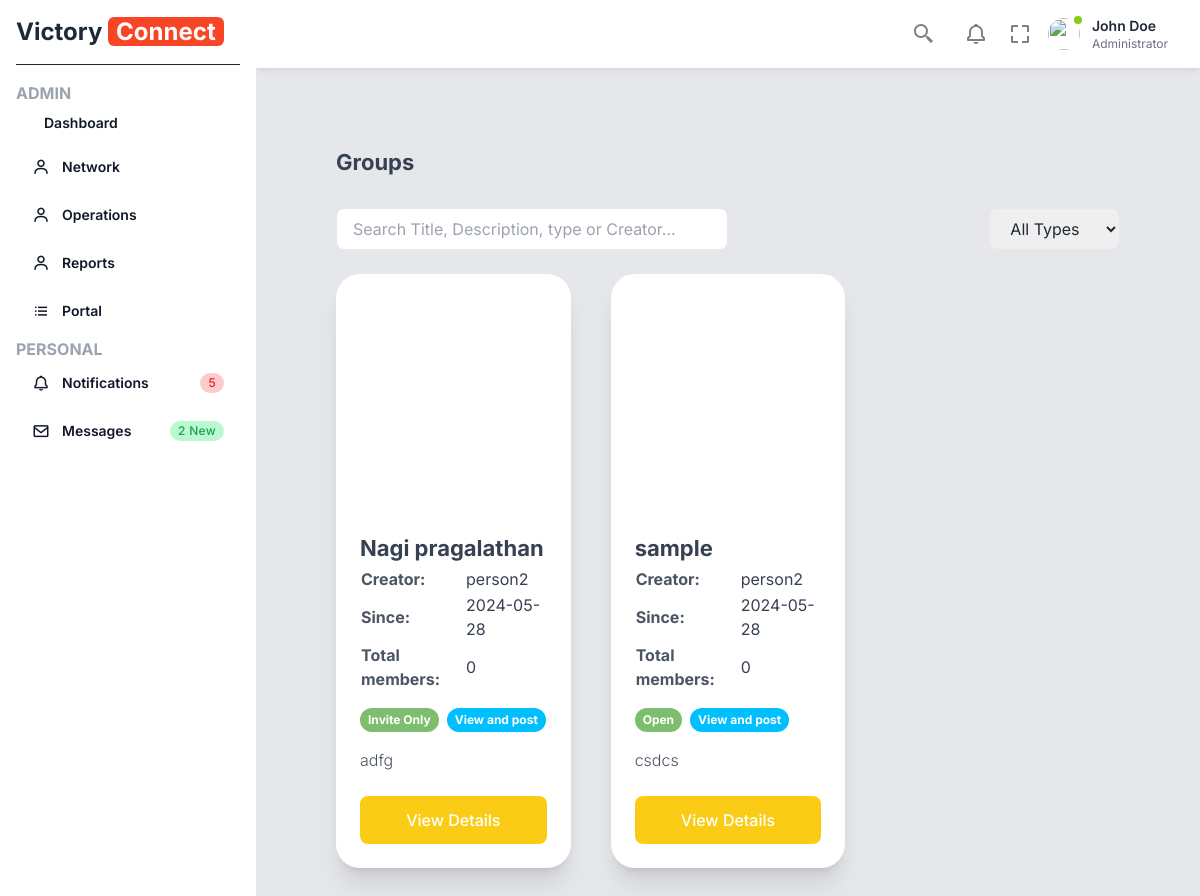
/groups/ (signed in), run on an earlier commit of the app's database.
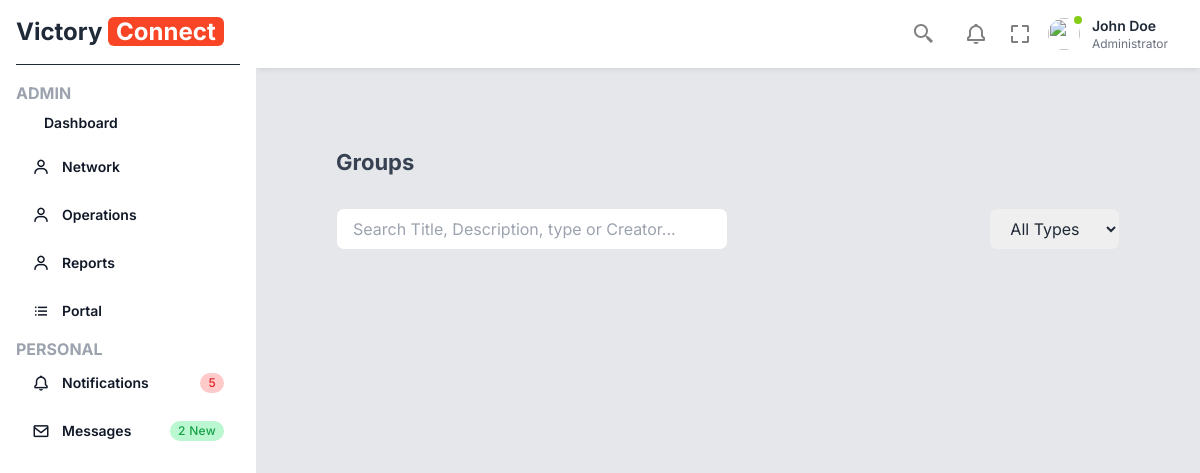
And on a later commit of the database.
### base/models.py (models this page shows, shortened)
class Group(models.Model):
    OPEN = 'Open'
    INVITE_ONLY = 'Invite Only'
    VIEW_AND_POST = 'View and post'
    GROUP_TYPES = [
        (OPEN, 'Open'),
        (INVITE_ONLY, 'Invite Only'),
    ]
    ACCESS_TYPES = [
        (VIEW_AND_POST, 'View and post'),
    ]
    id = models.UUIDField(primary_key=True, default=uuid.uuid4, editable=False)
    creator = models.ForeignKey(User, on_delete=models.CASCADE)
    name = models.CharField(max_length=255)
    group_type = models.CharField(max_length=20, choices=GROUP_TYPES)
    access_type = models.CharField(max_length=20, choices=ACCESS_TYPES)
    language = models.CharField(max_length=100)  # This can be changed to a choice field if you have a predefined list of languages
    logo = models.ImageField(upload_to='group_logos/', blank=True, null=True)
    description = models.TextField(blank=True, null=True)
    group_counts = models.PositiveIntegerField(default=0)
    lastupdateddate = models.DateTimeField(default=timezone.now)
    class Meta:
        verbose_name = 'Group'
        verbose_name_plural = 'Groups'

### base/views/GroupCURD.py (the view)
# urls.py: path('groups/', list_groups, name='list_groups'),
@login_required
def list_groups(request):
    groups = Group.objects.all()
    return render(request, 'Group/listGroup.html', {'groups': groups})

### templates/Group/listGroup.html (shortened to what this page needs)
{% extends "base.html" %}
{% load static %}
{% block content %}
<div class="container mx-auto p-10 md:p-20 antialiased">
    <p class="font-bold text-gray-700 text-[22px] leading-7 mb-8">Groups</p>
    <div class="flex flex-wrap mb-6">
        <div class="w-full md:w-1/2 mb-4 md:mb-0">
            <input type="text" id="searchInput" placeholder="Search Title, Description, type or Creator..." class="w-[100%] px-4 py-2 border rounded-lg focus:outline-none focus:ring-2 focus:ring-teal-300">
        </div>
        <div class="w-full md:w-1/2 flex justify-end">
            <select id="filterSelect" class="w-full md:w-1/3 px-4 py-2 border rounded-lg focus:outline-none focus:ring-2 focus:ring-teal-300">
                <option value="all">All Types</option>
            </select>
        </div>
    </div>
    <div class="grid grid-cols-1 md:grid-cols-2 lg:grid-cols-3 gap-10" id="groupContainer">
        {% for group in groups %}
        <div class="flex flex-col justify-center group-card" data-name="{{ group.name }}" data-type="{{ group.group_type }}" data-creator="{{ group.creator.username }}" data-description="{{ group.description }}">
            <div class="w-full max-w-md mx-auto bg-white rounded-3xl shadow-xl overflow-hidden">
                <div class="max-w-md mx-auto">
                    <div class="h-[236px]" style="background-image:url({{ group.logo.url }}); background-size:cover; background-position:center"></div>
                    <div class="p-4 sm:p-6">
                        <p class="font-bold text-gray-700 text-[22px] leading-7 mb-1">{{ group.name }}</p>
                        <table class="w-full mb-4">
                            <tr>
                                <td class="font-bold text-gray-600">Creator:</td>
                                <td class="text-gray-700">{{ group.creator.username }}</td>
                            </tr>
                            <tr>
                                <td class="font-bold text-gray-600">Since:</td>
                                <td class="text-gray-700">{{ group.lastupdateddate|date:"Y-m-d" }}</td>
                            </tr>
                            <tr>
                                <td class="font-bold text-gray-600">Total members:</td>
                                <td class="text-gray-700">{{ group.group_counts }}</td>
                            </tr>
                        </table>
                        <div class="flex flex-row items-center gap-2 mb-4">
                            <span class="text-white text-xs font-bold py-1 px-2 rounded-full" style="background-color: #7dbd6f;">{{ group.group_type }}</span>
                            <span class="text-white text-xs font-bold py-1 px-2 rounded-full" style="background-color: #00bfff;">{{ group.access_type }}</span>
                        </div>
                        <p class="text-gray-600 font-light mb-6">{{ group.description }}</p>
                        <a href="" class="block w-full px-4 py-3 font-medium text-center text-white transition-colors duration-300 transform bg-yellow-400 rounded-lg hover:bg-yellow-500 focus:outline-none focus:ring focus:ring-teal-300 focus:ring-opacity-80">
                            View Details
                        </a>
                    </div>
                </div>
            </div>
        </div>
        {% endfor %}
    </div>
</div>
{% endblock %}

What changed in the data, as far as the page shows it:
removed Group: name "Nagi pragalathan", creator.username "person2", lastupdateddate "2024-05-28", group_counts "0", group_type "Invite Only", access_type "View and post", description "adfg"
removed Group: name "sample", creator.username "person2", lastupdateddate "2024-05-28", group_counts "0", group_type "Open", access_type "View and post", description "csdcs"
